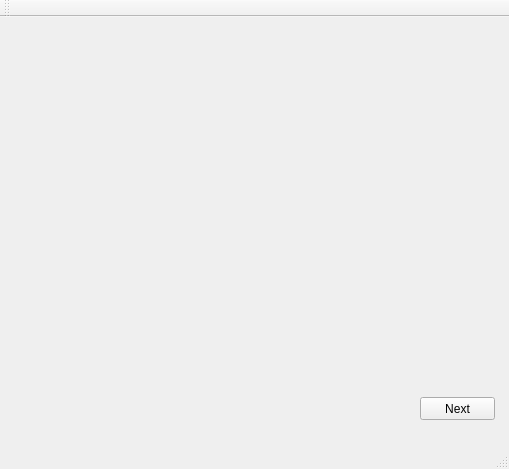
<?xml version="1.0" encoding="UTF-8"?>
<ui version="4.0">
 <class>MainWindow</class>
 <widget class="QMainWindow" name="MainWindow">
  <property name="geometry">
   <rect>
    <x>0</x>
    <y>0</y>
    <width>509</width>
    <height>469</height>
   </rect>
  </property>
  <property name="windowTitle">
   <string>MainWindow</string>
  </property>
  <widget class="QWidget" name="centralWidget">
   <widget class="QLabel" name="image_label">
    <property name="geometry">
     <rect>
      <x>30</x>
      <y>10</y>
      <width>441</width>
      <height>331</height>
     </rect>
    </property>
    <property name="text">
     <string/>
    </property>
   </widget>
   <widget class="QPushButton" name="next_pushButton">
    <property name="geometry">
     <rect>
      <x>420</x>
      <y>380</y>
      <width>75</width>
      <height>23</height>
     </rect>
    </property>
    <property name="text">
     <string>Next</string>
    </property>
   </widget>
  </widget>
  <widget class="QMenuBar" name="menuBar">
   <property name="geometry">
    <rect>
     <x>0</x>
     <y>0</y>
     <width>509</width>
     <height>23</height>
    </rect>
   </property>
  </widget>
  <widget class="QToolBar" name="mainToolBar">
   <attribute name="toolBarArea">
    <enum>TopToolBarArea</enum>
   </attribute>
   <attribute name="toolBarBreak">
    <bool>false</bool>
   </attribute>
  </widget>
  <widget class="QStatusBar" name="statusBar"/>
 </widget>
 <layoutdefault spacing="6" margin="11"/>
 <resources/>
 <connections/>
</ui>
